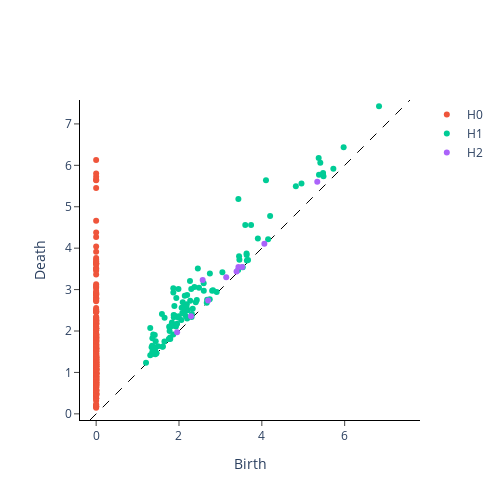

Notebook code cell kept with this figure:
### Markdown cell above
##### Diagramas de persistencia de las nubes de puntos anteriores

### Code cell
from gtda.homology import VietorisRipsPersistence

flow_periodic_embedded = flow_periodic_embedded[None, :, :]
pr_periodic_embedded = pr_periodic_embedded[None, :, :]
temp_periodic_embedded = temp_periodic_embedded[None, :, :]


# 0 - connected components, 1 - loops, 2 - voids
homology_dimensions = [0, 1, 2]

periodic_persistence = VietorisRipsPersistence(
    homology_dimensions=homology_dimensions, n_jobs=6
)
print("Persistence diagram for flow periodic signal")
periodic_persistence.fit_transform_plot(flow_periodic_embedded)
plt.show()
